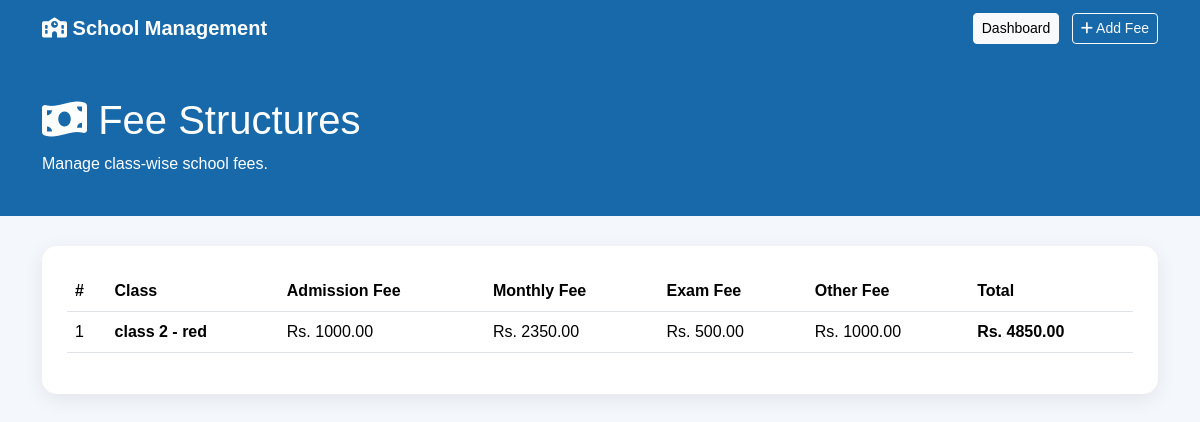
/fees/structure/ (signed in), run on the app's committed database.
### schoolapp/models.py (models this page shows, shortened)
class FeeStructure(models.Model):
    school_class = models.ForeignKey(
        SchoolClass,
        on_delete=models.CASCADE,
        related_name='fee_structures'
    )
    admission_fee = models.DecimalField(
        max_digits=10,
        decimal_places=2,
        default=0
    )
    monthly_fee = models.DecimalField(
        max_digits=10,
        decimal_places=2,
        default=0
    )
    exam_fee = models.DecimalField(
        max_digits=10,
        decimal_places=2,
        default=0
    )
    other_fee = models.DecimalField(
        max_digits=10,
        decimal_places=2,
        default=0
    )
    created_at = models.DateTimeField(
        auto_now_add=True
    )
    def total_fee(self):
        return (
            self.admission_fee
            + self.monthly_fee
            + self.exam_fee
            + self.other_fee
        )

class SchoolClass(models.Model):
    name = models.CharField(max_length=20)
    section = models.CharField(max_length=20)

### schoolapp/views.py (the view)
# urls.py: path('fees/structure/', views.fee_structure_list, name='fee_structure_list'),
def fee_structure_list(request):
    if not request.user.is_authenticated:
        return redirect('login')
    if not request.user.is_superuser:
        return redirect('home')
    fee_structures = FeeStructure.objects.select_related(
        'school_class'
    ).all().order_by(
        'school_class__name'
    )
    return render(
        request,
        'schoolapp/fee_structure_list.html',
        {
            'fee_structures': fee_structures
        }
    )

### templates/schoolapp/fee_structure_list.html (shortened to what this page needs)
<!DOCTYPE html>
<html lang="en">
<head>
    <link
        href="https://cdn.jsdelivr.net/npm/bootstrap@5.3.3/dist/css/bootstrap.min.css"
        rel="stylesheet"
    >
    <link
        rel="stylesheet"
        href="https://cdnjs.cloudflare.com/ajax/libs/font-awesome/6.5.2/css/all.min.css"
    >
</head>
<body>
<nav class="navbar">
    <div class="container">
        <a
            class="navbar-brand fw-bold"
            href="{% url 'home' %}"
        >
            <i class="fa-solid fa-school"></i>
            School Management
        </a>
        <div>
            <a
                href="{% url 'admin_dashboard' %}"
                class="btn btn-light btn-sm me-2"
            >
                Dashboard
            </a>
            <a
                href="{% url 'create_fee_structure' %}"
                class="btn btn-outline-light btn-sm"
            >
                <i class="fa-solid fa-plus"></i>
                Add Fee
            </a>
        </div>
    </div>
</nav>
<div class="page-header">
    <div class="container">
        <h1>
            <i class="fa-solid fa-money-bill-wave"></i>
            Fee Structures
        </h1>
        <p class="mb-0">
            Manage class-wise school fees.
        </p>
    </div>
</div>
<div class="container mb-5">
    <div class="table-card">
        {% if fee_structures %}
        <div class="table-responsive">
            <table class="table table-hover align-middle">
                <thead>
                    <tr>
                        <th>#</th>
                        <th>Class</th>
                        <th>Admission Fee</th>
                        <th>Monthly Fee</th>
                        <th>Exam Fee</th>
                        <th>Other Fee</th>
                        <th>Total</th>
                    </tr>
                </thead>
                <tbody>
                    {% for fee in fee_structures %}
                    <tr>
                        <td>
                            {{ forloop.counter }}
                        </td>
                        <td>
                            <strong>
                                {{ fee.school_class.name }}
                                -
                                {{ fee.school_class.section }}
                            </strong>
                        </td>
                        <td>
                            Rs. {{ fee.admission_fee }}
                        </td>
                        <td>
                            Rs. {{ fee.monthly_fee }}
                        </td>
                        <td>
                            Rs. {{ fee.exam_fee }}
                        </td>
                        <td>
                            Rs. {{ fee.other_fee }}
                        </td>
                        <td class="total-fee">
                            Rs. {{ fee.total_fee }}
                        </td>
                    </tr>
                    {% endfor %}
                </tbody>
            </table>
        </div>
        {% endif %}
    </div>
</div>
</body>
</html>

### templates/schoolapp/fee_structure_list.html (style rules this page uses)
body { background: #f4f7fb; font-family: Arial, sans-serif; }
.navbar { background: #1769aa; }
.navbar-brand { color: white !important; }
.page-header { background: #1769aa; color: white; padding: 40px 20px; margin-bottom: 30px; }
.table-card { background: white; padding: 25px; border-radius: 15px; box-shadow: 0 5px 20px rgba(0,0,0,0.08); }
.total-fee { font-weight: bold; color: #1769aa; }

### data on the page
FeeStructure: school_class.name "class 2", school_class.section "red", admission_fee "1000.00", monthly_fee "2350.00", exam_fee "500.00", other_fee "1000.00", total_fee "4850.00"
